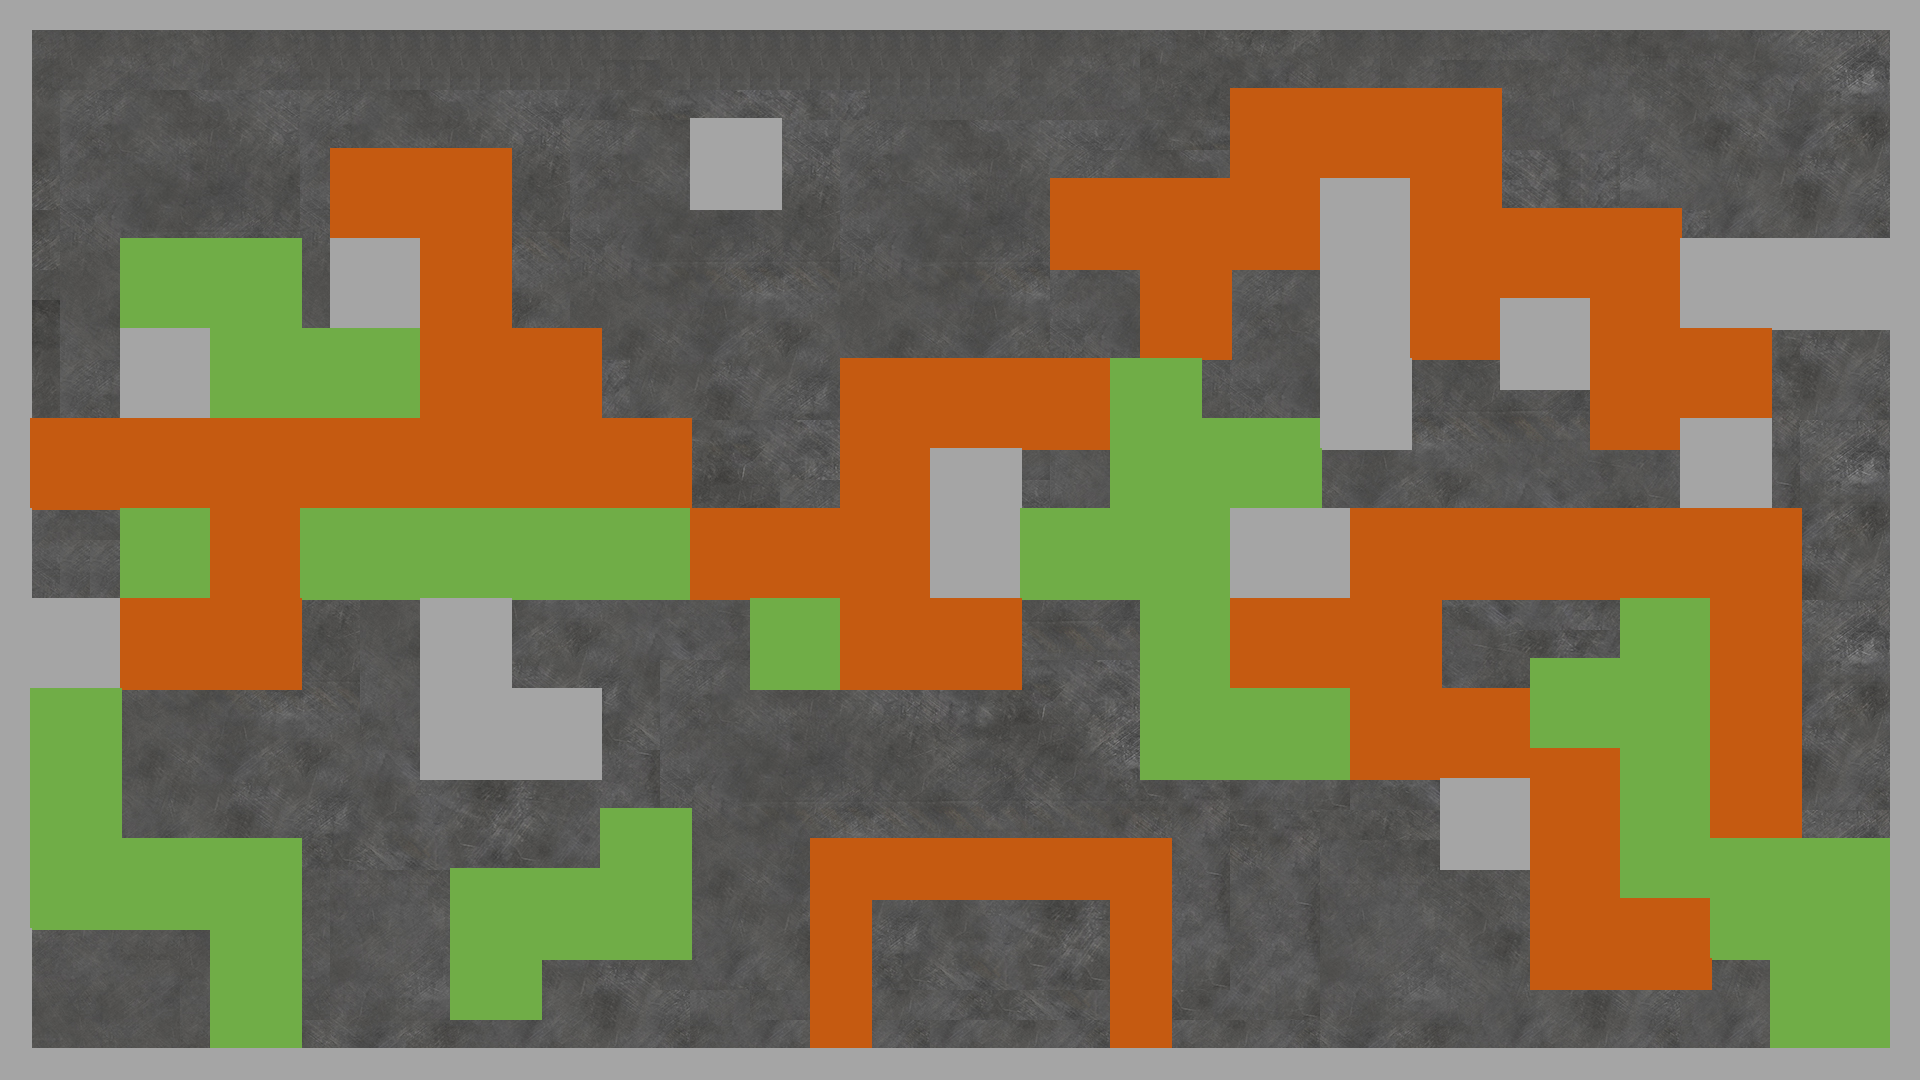

Below is a game level as drawn by its tile map, then a one-line description and the .tmx that defines it (tile-layer data replaced by summaries):
An orthogonal 64x36 tile map with 30x30 px tiles, 5 tile layers (background, trees, iron, bricks, ...), 5 tilesets and 2 objects (HeroTank, Home).

<map version="1.0" tiledversion="1.0.2" orientation="orthogonal" renderorder="right-down" width="64" height="36" tilewidth="30" tileheight="30" nextobjectid="3">
 <tileset firstgid="1" source="background.tsx" />
 <tileset firstgid="2305" source="rock.tsx" />
 <tileset firstgid="2314" source="cao.tsx" />
 <tileset firstgid="2323" source="gang.tsx" />
 <tileset firstgid="2332" source="Meta.tsx" />
 <layer name="background" width="64" height="36">
  <data>[2304 cells, 2304 non-empty, 611 distinct tile ids]</data>
 </layer>
 <layer name="trees" width="64" height="36">
  <data>[2304 cells, 339 non-empty, 9 distinct tile ids]</data>
 </layer>
 <layer name="iron" width="64" height="36">
  <data>[2304 cells, 165 non-empty, 9 distinct tile ids]</data>
 </layer>
 <layer name="bricks" width="64" height="36">
  <data>[2304 cells, 521 non-empty, 9 distinct tile ids]</data>
 </layer>
 <layer name="META" width="64" height="36">
  <data>[2304 cells, 1221 non-empty, 3 distinct tile ids]</data>
 </layer>
 <objectgroup name="HeroTank">
  <object id="1" name="HeroTank" x="752" y="707" width="94" height="91" />
 </objectgroup>
 <objectgroup name="HomeBase">
  <object id="2" name="Home" x="986" y="861" width="126" height="106" />
 </objectgroup>
</map>